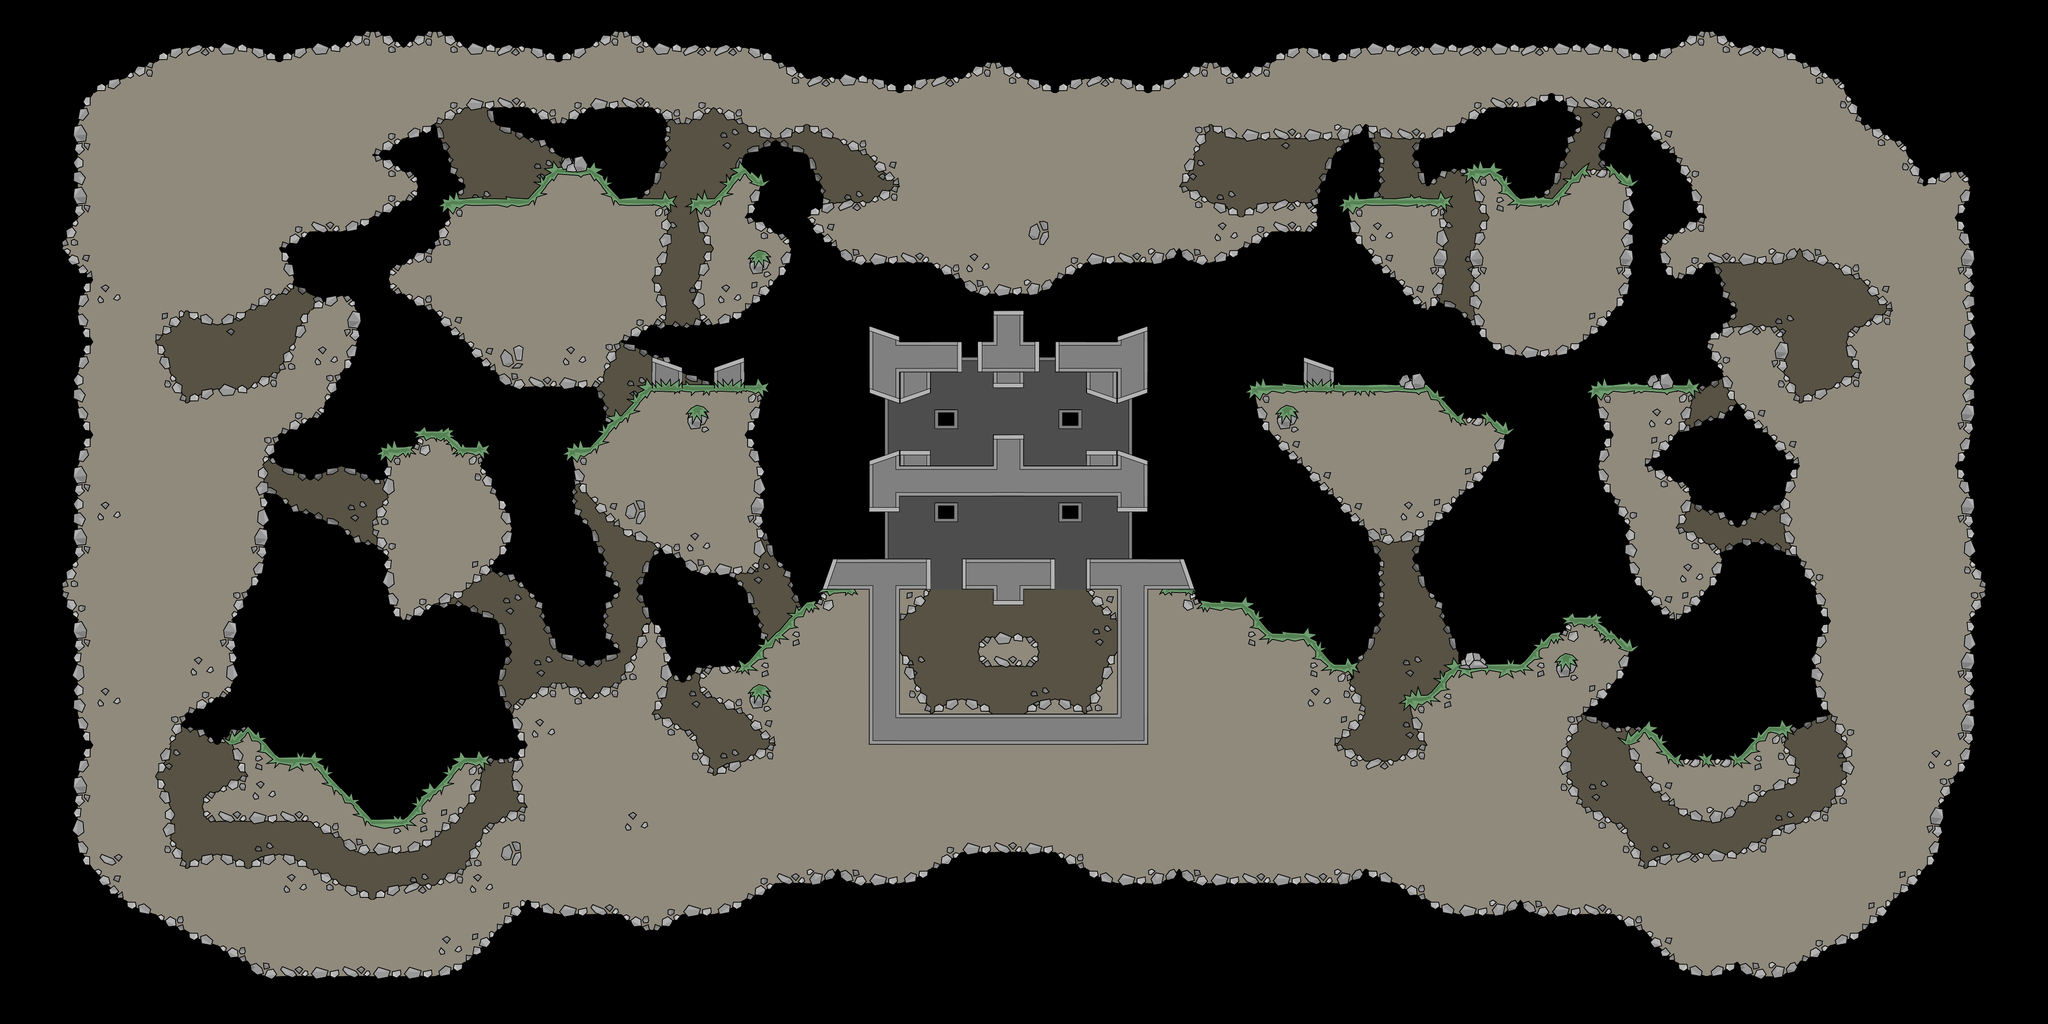

A level layout from a 2D game, rendered from its tile map. Below: a short description, then the map file with tile-grid data replaced by summaries:
An orthogonal 66x33 tile map with 64x64 px tiles, 2 tile layers (tilebg, tile) and 29 objects (sp_p_00, sp_p_01, sp_p_02, sp_p_04, sp_p_05, ...).

<map version="1.0" orientation="orthogonal" width="66" height="33" tilewidth="64" tileheight="64">
 <tileset firstgid="1" source="t64_new.tsx" />
 <layer name="tilebg" width="66" height="33">
  <data>[2178 cells, 409 non-empty, 27 distinct tile ids]</data>
 </layer>
 <layer name="tile" width="66" height="33">
  <data>[2178 cells, 1334 non-empty, 92 distinct tile ids]</data>
 </layer>
 <objectgroup name="objects" width="66" height="33">
  <object name="sp_p_00" x="3744" y="1572" />
  <object name="sp_p_01" x="3742" y="710" />
  <object name="sp_p_02" x="3422" y="360" />
  <object name="sp_p_04" x="2844" y="1430" />
  <object name="sp_p_05" x="388" y="1618" />
  <object name="sp_p_06" x="1410" y="1408" />
  <object name="sp_p_07" x="418" y="728" />
  <object name="sp_p_08" x="1056" y="306" />
  <object name="sp_p_09" x="1760" y="355" />
  <object name="sp_p_03" x="2532" y="354" />
  <object name="wp_p_00" x="1500" y="1540">
   <properties>
    <property name="weapon" value="shotgun,smaw,m93ba" />
   </properties>
  </object>
  <object name="wp_p_01" x="2846" y="1514">
   <properties>
    <property name="weapon" value="shotgun,m93ba,smaw" />
   </properties>
  </object>
  <object name="wp_p_03" x="2082" y="1434">
   <properties>
    <property name="weapon" value="m93ba,smaw,phasr,emp" />
   </properties>
  </object>
  <object name="wp_p_02" x="2078" y="868">
   <properties>
    <property name="weapon" value="fragnade,flame,gasnade,proxynade" />
   </properties>
  </object>
  <object name="wp_p_04" x="2624" y="370">
   <properties>
    <property name="weapon" value="m16,ak47,shotgun,mp5" />
   </properties>
  </object>
  <object name="wp_p_05" x="1760" y="378">
   <properties>
    <property name="weapon" value="m16,ak47,shotgun,mp5" />
   </properties>
  </object>
  <object name="wp_p_07" x="508" y="730">
   <properties>
    <property name="weapon" value="m93ba,smaw,m16,phasr,emp" />
   </properties>
  </object>
  <object name="wp_p_06" x="768" y="1796">
   <properties>
    <property name="weapon" value="smaw,m93ba,shotgun,riot" />
   </properties>
  </object>
  <object name="wp_p_08" x="900" y="850">
   <properties>
    <property name="weapon" value="gasnade,fragnade,healthpack,boosttank,machete" />
   </properties>
  </object>
  <object name="wp_p_09" x="3376" y="748">
   <properties>
    <property name="weapon" value="gasnade,fragnade,healthpack,boosttank,machete" />
   </properties>
  </object>
  <object name="wp_p_10" x="3428" y="1716">
   <properties>
    <property name="weapon" value="smaw,m93ba,shotgun,riot" />
   </properties>
  </object>
  <object name="wp_p_11" x="3614" y="628">
   <properties>
    <property name="weapon" value="m93ba,smaw,m16,phasr,emp" />
   </properties>
  </object>
  <object name="wp_p_12" x="1218" y="1382">
   <properties>
    <property name="weapon" value="mp5,uzi,machete,magnum,m14" />
   </properties>
  </object>
  <object name="wp_p_13" x="3102" y="1326">
   <properties>
    <property name="weapon" value="mp5,ak47,magnum,m14" />
   </properties>
  </object>
  <object name="wp_p_14" x="1314" y="374">
   <properties>
    <property name="weapon" value="machete,proxynade,mp5,riot" />
   </properties>
  </object>
  <object name="wp_p_15" x="3168" y="366">
   <properties>
    <property name="weapon" value="machete,healthpack,boosttank,riot,proxynade" />
   </properties>
  </object>
  <object name="wp_p_20" x="800" y="1648">
   <properties>
    <property name="weapon" value="healthpack,boosttank,gasnade,proxynade" />
   </properties>
  </object>
  <object name="wp_p_21" x="3524" y="1510">
   <properties>
    <property name="weapon" value="healthpack,boosttank,gasnade,proxynade" />
   </properties>
  </object>
  <object name="wp_p_30" x="2080" y="1124">
   <properties>
    <property name="weapon" value="boosttank,healthpack,riot" />
   </properties>
  </object>
 </objectgroup>
</map>
